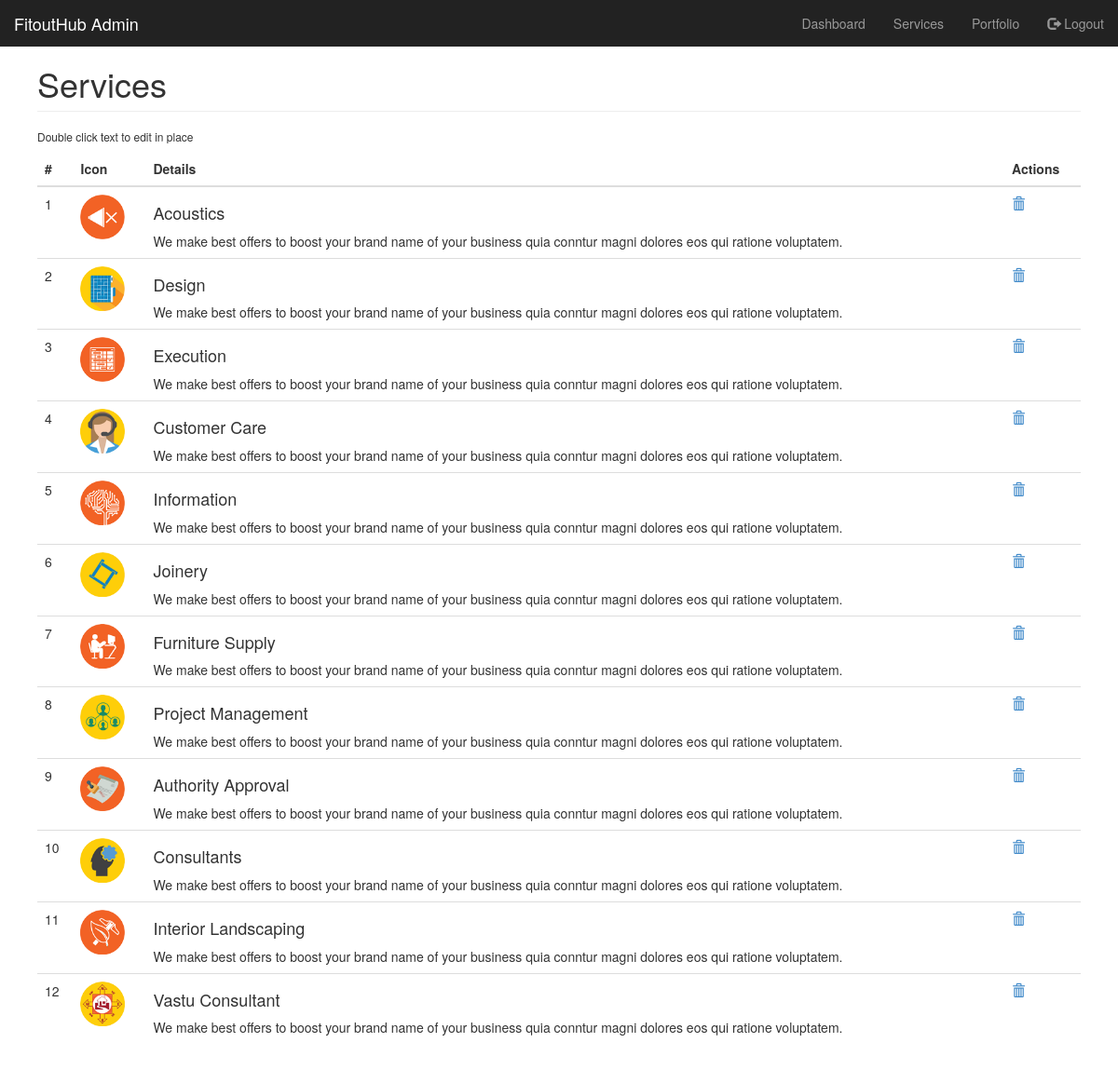
The page /cms/services (signed in) on the database its author committed.
### tables this page shows
CREATE TABLE `services` (
  `id` int(11) unsigned NOT NULL AUTO_INCREMENT,
  `title` varchar(50) DEFAULT NULL,
  `description` text,
  `image_url` text,
  `date_created` datetime DEFAULT NULL,
  `date_modified` timestamp NULL DEFAULT CURRENT_TIMESTAMP ON UPDATE CURRENT_TIMESTAMP,
  PRIMARY KEY (`id`)
);

### cms/application/controller/services.php (called while the page is built)
<?php
class Services extends Controller
{
    public function index()
    {
        $services = $this->model->getAllServices();
        require APP . 'view/_templates/header.php';
        require APP . 'view/services/index.php';
        require APP . 'view/_templates/footer.php';
    }
}

### cms/public/index.php (called while the page is built, shortened)
<?php
require APP . 'core/controller.php';
$app = new Application();

### cms/application/core/controller.php (called while the page is built, shortened)
<?php
class Controller
{
    public $db = null;
    private function openDatabaseConnection()
    {
        $options = array(PDO::ATTR_DEFAULT_FETCH_MODE => PDO::FETCH_OBJ, PDO::ATTR_ERRMODE => PDO::ERRMODE_WARNING);
        $this->db = new PDO(DB_TYPE . ':host=' . DB_HOST . ';dbname=' . DB_NAME . ';charset=' . DB_CHARSET, DB_USER, DB_PASS, $options);
    }
    public function loadModel($name = 'model')
    {
        $this->model = new $name($this->db);
    }
}

### cms/application/model/model.php (called while the page is built, shortened)
<?php
class Model
{
    function __construct($db)
    {
        try {
            $this->db = $db;
        } catch (PDOException $e) {
            exit('Database connection could not be established.');
        }
    }
    public function getAllServices()
    {
        $sql = "SELECT * FROM services";
        $query = $this->db->prepare($sql);
        $query->execute();
        $result = $query->fetchAll();
        $count = count($result);
        return array(
            'count' => $count,
            'data' => $result
        );
    }
}

### cms/application/view/services/index.php (the view)
<h1 class="page-header">Services</h1>
<h6>Double click text to edit in place</h6>
<div class="table-responsive">
    <table class="table table-hover">
        <thead>
        <tr>
            <th>#</th>
            <th>Icon</th>
            <th>Details</th>
            <th>Actions</th>
        </tr>
        </thead>
        <tbody>
        <?php foreach ($services['data'] as $service) { ?>
            <tr id="<?=$service->id; ?>">
                <td><?php if (isset($service->id)) echo htmlspecialchars($service->id, ENT_QUOTES, 'UTF-8'); ?></td>
                <td>
                    <?php if (isset($service->image_url)) { ?>
                        <img src="../images/<?=$service->image_url; ?>" width="48">
                    <?php } ?>
                </td>
                <td>
                    <h4 class="title edit"><?php if (isset($service->title)) echo htmlspecialchars($service->title, ENT_QUOTES, 'UTF-8'); ?></h4>
                    <div class="edit"><?php if (isset($service->description)) echo htmlspecialchars($service->description, ENT_QUOTES, 'UTF-8'); ?></div>
                </td>
                <td><a href="<?php echo URL . 'services/delete/' . htmlspecialchars($service->id, ENT_QUOTES, 'UTF-8'); ?>"><i class="glyphicon glyphicon-trash"></i> </a></td>
            </tr>
        <?php } ?>
        </tbody>
    </table>
</div>

### cms/public/css/dashboard.css (style rules this page uses)
body { padding-top: 50px; }
.main .page-header { margin-top: 0; }

### rows shown on the page
services: id "1", image_url (picture), title "Acoustics", description "We make best offers to boost your brand name of your business quia conntur magni dolores eos qui ratione voluptatem."
services: id "2", image_url (picture), title "Design", description "We make best offers to boost your brand name of your business quia conntur magni dolores eos qui ratione voluptatem."
services: id "3", image_url (picture), title "Execution", description "We make best offers to boost your brand name of your business quia conntur magni dolores eos qui ratione voluptatem."
services: id "4", image_url (picture), title "Customer Care", description "We make best offers to boost your brand name of your business quia conntur magni dolores eos qui ratione voluptatem."
services: id "5", image_url (picture), title "Information", description "We make best offers to boost your brand name of your business quia conntur magni dolores eos qui ratione voluptatem."
services: id "6", image_url (picture), title "Joinery", description "We make best offers to boost your brand name of your business quia conntur magni dolores eos qui ratione voluptatem."
services: id "7", image_url (picture), title "Furniture Supply", description "We make best offers to boost your brand name of your business quia conntur magni dolores eos qui ratione voluptatem."
services: id "8", image_url (picture), title "Project Management", description "We make best offers to boost your brand name of your business quia conntur magni dolores eos qui ratione voluptatem."
services: id "9", image_url (picture), title "Authority Approval", description "We make best offers to boost your brand name of your business quia conntur magni dolores eos qui ratione voluptatem."
services: id "10", image_url (picture), title "Consultants", description "We make best offers to boost your brand name of your business quia conntur magni dolores eos qui ratione voluptatem."
services: id "11", image_url (picture), title "Interior Landscaping", description "We make best offers to boost your brand name of your business quia conntur magni dolores eos qui ratione voluptatem."
services: id "12", image_url (picture), title "Vastu Consultant", description "We make best offers to boost your brand name of your business quia conntur magni dolores eos qui ratione voluptatem."
